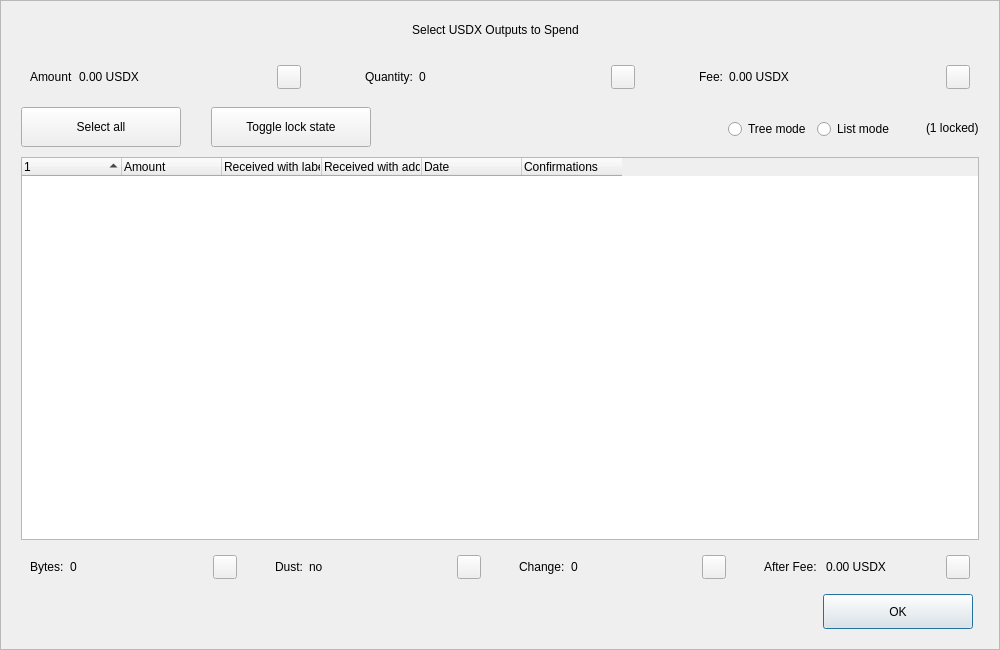
<?xml version="1.0" encoding="UTF-8"?>
<ui version="4.0">
 <class>CoinControlDialog</class>
 <widget class="QDialog" name="CoinControlDialog">
  <property name="geometry">
   <rect>
    <x>0</x>
    <y>0</y>
    <width>1000</width>
    <height>650</height>
   </rect>
  </property>
  <property name="minimumSize">
   <size>
    <width>950</width>
    <height>650</height>
   </size>
  </property>
  <property name="windowTitle">
   <string>Coin Selection</string>
  </property>
  <property name="styleSheet">
   <string notr="true"/>
  </property>
  <layout class="QVBoxLayout" name="verticalLayout">
   <property name="spacing">
    <number>0</number>
   </property>
   <property name="leftMargin">
    <number>0</number>
   </property>
   <property name="topMargin">
    <number>0</number>
   </property>
   <property name="rightMargin">
    <number>0</number>
   </property>
   <property name="bottomMargin">
    <number>0</number>
   </property>
   <item>
    <widget class="QFrame" name="frameContainer">
     <property name="toolTipDuration">
      <number>0</number>
     </property>
     <property name="frameShape">
      <enum>QFrame::StyledPanel</enum>
     </property>
     <property name="frameShadow">
      <enum>QFrame::Raised</enum>
     </property>
     <layout class="QVBoxLayout" name="verticalLayout_2">
      <property name="leftMargin">
       <number>0</number>
      </property>
      <property name="rightMargin">
       <number>0</number>
      </property>
      <property name="bottomMargin">
       <number>20</number>
      </property>
      <item>
       <layout class="QHBoxLayout" name="horizontalLayout_12">
        <property name="spacing">
         <number>0</number>
        </property>
        <property name="leftMargin">
         <number>20</number>
        </property>
        <property name="rightMargin">
         <number>30</number>
        </property>
        <item>
         <spacer name="horizontalSpacer_4">
          <property name="orientation">
           <enum>Qt::Horizontal</enum>
          </property>
          <property name="sizeHint" stdset="0">
           <size>
            <width>40</width>
            <height>20</height>
           </size>
          </property>
         </spacer>
        </item>
        <item>
         <widget class="QLabel" name="labelTitle">
          <property name="minimumSize">
           <size>
            <width>0</width>
            <height>40</height>
           </size>
          </property>
          <property name="maximumSize">
           <size>
            <width>16777215</width>
            <height>40</height>
           </size>
          </property>
          <property name="text">
           <string>Select USDX Outputs to Spend</string>
          </property>
          <property name="alignment">
           <set>Qt::AlignCenter</set>
          </property>
          <property name="margin">
           <number>7</number>
          </property>
         </widget>
        </item>
        <item>
         <spacer name="horizontalSpacer_5">
          <property name="orientation">
           <enum>Qt::Horizontal</enum>
          </property>
          <property name="sizeHint" stdset="0">
           <size>
            <width>40</width>
            <height>20</height>
           </size>
          </property>
         </spacer>
        </item>
       </layout>
      </item>
      <item>
       <layout class="QHBoxLayout" name="horizontalLayout_8">
        <property name="leftMargin">
         <number>20</number>
        </property>
        <property name="rightMargin">
         <number>20</number>
        </property>
        <item>
         <widget class="QWidget" name="layoutAmount" native="true">
          <layout class="QHBoxLayout" name="horizontalLayout_9" stretch="0,1,0">
           <item>
            <widget class="QLabel" name="labelCoinControlAmountText">
             <property name="text">
              <string>Amount</string>
             </property>
            </widget>
           </item>
           <item>
            <widget class="QLabel" name="labelCoinControlAmount">
             <property name="text">
              <string>0.00 USDX</string>
             </property>
            </widget>
           </item>
           <item alignment="Qt::AlignHCenter|Qt::AlignVCenter">
            <widget class="QPushButton" name="pushButtonAmount">
             <property name="minimumSize">
              <size>
               <width>0</width>
               <height>24</height>
              </size>
             </property>
             <property name="maximumSize">
              <size>
               <width>24</width>
               <height>26</height>
              </size>
             </property>
             <property name="focusPolicy">
              <enum>Qt::NoFocus</enum>
             </property>
             <property name="styleSheet">
              <string notr="true">padding-bottom:2px;
padding-right:4px;</string>
             </property>
             <property name="text">
              <string/>
             </property>
            </widget>
           </item>
          </layout>
         </widget>
        </item>
        <item>
         <spacer name="horizontalSpacer_2">
          <property name="orientation">
           <enum>Qt::Horizontal</enum>
          </property>
          <property name="sizeType">
           <enum>QSizePolicy::Fixed</enum>
          </property>
          <property name="sizeHint" stdset="0">
           <size>
            <width>40</width>
            <height>20</height>
           </size>
          </property>
         </spacer>
        </item>
        <item>
         <widget class="QWidget" name="layoutQuantity" native="true">
          <layout class="QHBoxLayout" name="horizontalLayout_10" stretch="0,1,0">
           <item>
            <widget class="QLabel" name="labelCoinControlQuantityText">
             <property name="text">
              <string>Quantity:</string>
             </property>
            </widget>
           </item>
           <item>
            <widget class="QLabel" name="labelCoinControlQuantity">
             <property name="text">
              <string>0</string>
             </property>
            </widget>
           </item>
           <item alignment="Qt::AlignHCenter|Qt::AlignVCenter">
            <widget class="QPushButton" name="pushButtonQuantity">
             <property name="minimumSize">
              <size>
               <width>0</width>
               <height>24</height>
              </size>
             </property>
             <property name="maximumSize">
              <size>
               <width>24</width>
               <height>26</height>
              </size>
             </property>
             <property name="focusPolicy">
              <enum>Qt::NoFocus</enum>
             </property>
             <property name="styleSheet">
              <string notr="true">padding-bottom:2px;
               padding-right:4px;</string>
             </property>
             <property name="text">
              <string/>
             </property>
            </widget>
           </item>
          </layout>
         </widget>
        </item>
        <item>
         <spacer name="horizontalSpacer_22">
          <property name="orientation">
           <enum>Qt::Horizontal</enum>
          </property>
          <property name="sizeType">
           <enum>QSizePolicy::Fixed</enum>
          </property>
          <property name="sizeHint" stdset="0">
           <size>
            <width>40</width>
            <height>20</height>
           </size>
          </property>
         </spacer>
        </item>
        <item>
         <widget class="QWidget" name="layoutFee" native="true">
          <layout class="QHBoxLayout" name="horizontalLayout_11" stretch="0,1,0">
           <item>
            <widget class="QLabel" name="labelCoinControlFeeText">
             <property name="text">
              <string>Fee:</string>
             </property>
            </widget>
           </item>
           <item>
            <widget class="QLabel" name="labelCoinControlFee">
             <property name="text">
              <string>0.00 USDX</string>
             </property>
            </widget>
           </item>
           <item alignment="Qt::AlignHCenter|Qt::AlignVCenter">
            <widget class="QPushButton" name="pushButtonFee">
             <property name="minimumSize">
              <size>
               <width>0</width>
               <height>24</height>
              </size>
             </property>
             <property name="maximumSize">
              <size>
               <width>24</width>
               <height>26</height>
              </size>
             </property>
             <property name="focusPolicy">
              <enum>Qt::NoFocus</enum>
             </property>
             <property name="styleSheet">
              <string notr="true">padding-bottom:2px;
               padding-right:4px;</string>
             </property>
             <property name="text">
              <string/>
             </property>
            </widget>
           </item>
          </layout>
         </widget>
        </item>
       </layout>
      </item>
      <item>
       <widget class="QFrame" name="frame">
        <property name="minimumSize">
         <size>
          <width>0</width>
          <height>40</height>
         </size>
        </property>
        <property name="styleSheet">
         <string notr="true">#frame {
	border:0;
}</string>
        </property>
        <property name="frameShape">
         <enum>QFrame::StyledPanel</enum>
        </property>
        <property name="frameShadow">
         <enum>QFrame::Sunken</enum>
        </property>
        <layout class="QHBoxLayout" name="horizontalLayout">
         <property name="spacing">
          <number>0</number>
         </property>
         <property name="leftMargin">
          <number>20</number>
         </property>
         <property name="topMargin">
          <number>0</number>
         </property>
         <property name="rightMargin">
          <number>20</number>
         </property>
         <property name="bottomMargin">
          <number>0</number>
         </property>
         <item>
          <layout class="QHBoxLayout" name="horizontalLayoutPanel" stretch="0,0,0,0,0,0">
           <property name="spacing">
            <number>20</number>
           </property>
           <item>
            <widget class="QPushButton" name="pushButtonSelectAll">
             <property name="sizePolicy">
              <sizepolicy hsizetype="Maximum" vsizetype="Fixed">
               <horstretch>0</horstretch>
               <verstretch>0</verstretch>
              </sizepolicy>
             </property>
             <property name="minimumSize">
              <size>
               <width>160</width>
               <height>40</height>
              </size>
             </property>
             <property name="maximumSize">
              <size>
               <width>16777215</width>
               <height>40</height>
              </size>
             </property>
             <property name="text">
              <string>Select all</string>
             </property>
             <property name="checkable">
              <bool>true</bool>
             </property>
             <property name="checked">
              <bool>false</bool>
             </property>
             <property name="autoExclusive">
              <bool>false</bool>
             </property>
             <property name="autoDefault">
              <bool>false</bool>
             </property>
            </widget>
           </item>
           <item>
            <spacer name="horizontalSpacer_6">
             <property name="orientation">
              <enum>Qt::Horizontal</enum>
             </property>
             <property name="sizeType">
              <enum>QSizePolicy::Fixed</enum>
             </property>
             <property name="sizeHint" stdset="0">
              <size>
               <width>10</width>
               <height>20</height>
              </size>
             </property>
            </spacer>
           </item>
           <item>
            <widget class="QPushButton" name="pushButtonToggleLock">
             <property name="sizePolicy">
              <sizepolicy hsizetype="Maximum" vsizetype="Fixed">
               <horstretch>0</horstretch>
               <verstretch>0</verstretch>
              </sizepolicy>
             </property>
             <property name="minimumSize">
              <size>
               <width>160</width>
               <height>40</height>
              </size>
             </property>
             <property name="maximumSize">
              <size>
               <width>16777215</width>
               <height>40</height>
              </size>
             </property>
             <property name="text">
              <string>Toggle lock state</string>
             </property>
             <property name="checkable">
              <bool>true</bool>
             </property>
             <property name="autoExclusive">
              <bool>false</bool>
             </property>
             <property name="autoDefault">
              <bool>false</bool>
             </property>
            </widget>
           </item>
           <item>
            <spacer name="horizontalSpacer_7">
             <property name="orientation">
              <enum>Qt::Horizontal</enum>
             </property>
             <property name="sizeType">
              <enum>QSizePolicy::Expanding</enum>
             </property>
             <property name="sizeHint" stdset="0">
              <size>
               <width>30</width>
               <height>20</height>
              </size>
             </property>
            </spacer>
           </item>
           <item alignment="Qt::AlignRight">
            <widget class="QGroupBox" name="groupBox_2">
             <property name="styleSheet">
              <string notr="true">#groupBox_2 {
    background-color:transparent;
    border-radius:0;
}</string>
             </property>
             <property name="title">
              <string/>
             </property>
             <layout class="QHBoxLayout" name="horizontalLayout_14">
              <item>
               <widget class="QRadioButton" name="radioTreeMode">
                <property name="sizePolicy">
                 <sizepolicy hsizetype="Maximum" vsizetype="Fixed">
                  <horstretch>0</horstretch>
                  <verstretch>0</verstretch>
                 </sizepolicy>
                </property>
                <property name="text">
                 <string>Tree mode</string>
                </property>
               </widget>
              </item>
              <item>
               <widget class="QRadioButton" name="radioListMode">
                <property name="sizePolicy">
                 <sizepolicy hsizetype="Maximum" vsizetype="Fixed">
                  <horstretch>0</horstretch>
                  <verstretch>0</verstretch>
                 </sizepolicy>
                </property>
                <property name="text">
                 <string>List mode</string>
                </property>
                <property name="checked">
                 <bool>false</bool>
                </property>
               </widget>
              </item>
             </layout>
            </widget>
           </item>
           <item>
            <widget class="QLabel" name="labelLocked">
             <property name="text">
              <string>(1 locked)</string>
             </property>
            </widget>
           </item>
          </layout>
         </item>
        </layout>
       </widget>
      </item>
      <item>
       <layout class="QHBoxLayout" name="horizontalLayout_13">
        <property name="leftMargin">
         <number>20</number>
        </property>
        <property name="rightMargin">
         <number>20</number>
        </property>
        <item>
         <widget class="CoinControlTreeWidget" name="treeWidget">
          <property name="contextMenuPolicy">
           <enum>Qt::CustomContextMenu</enum>
          </property>
          <property name="styleSheet">
           <string notr="true"/>
          </property>
          <property name="sortingEnabled">
           <bool>false</bool>
          </property>
          <property name="columnCount">
           <number>6</number>
          </property>
          <attribute name="headerShowSortIndicator" stdset="0">
           <bool>true</bool>
          </attribute>
          <attribute name="headerStretchLastSection">
           <bool>false</bool>
          </attribute>
          <column>
           <property name="text">
            <string/>
           </property>
          </column>
          <column>
           <property name="text">
            <string>Amount</string>
           </property>
          </column>
          <column>
           <property name="text">
            <string>Received with label</string>
           </property>
          </column>
          <column>
           <property name="text">
            <string>Received with address</string>
           </property>
          </column>
          <column>
           <property name="text">
            <string>Date</string>
           </property>
          </column>
          <column>
           <property name="text">
            <string>Confirmations</string>
           </property>
           <property name="toolTip">
            <string>Confirmed</string>
           </property>
          </column>
         </widget>
        </item>
       </layout>
      </item>
      <item>
       <layout class="QHBoxLayout" name="horizontalLayout_3">
        <property name="spacing">
         <number>20</number>
        </property>
        <property name="leftMargin">
         <number>20</number>
        </property>
        <property name="rightMargin">
         <number>20</number>
        </property>
        <item>
         <widget class="QWidget" name="layoutBytes" native="true">
          <layout class="QHBoxLayout" name="horizontalLayout_4" stretch="0,1,0">
           <item>
            <widget class="QLabel" name="labelCoinControlBytesText">
             <property name="text">
              <string>Bytes:</string>
             </property>
            </widget>
           </item>
           <item>
            <widget class="QLabel" name="labelCoinControlBytes">
             <property name="text">
              <string>0</string>
             </property>
            </widget>
           </item>
           <item alignment="Qt::AlignHCenter|Qt::AlignVCenter">
            <widget class="QPushButton" name="pushButtonBytes">
             <property name="minimumSize">
              <size>
               <width>0</width>
               <height>24</height>
              </size>
             </property>
             <property name="maximumSize">
              <size>
               <width>24</width>
               <height>26</height>
              </size>
             </property>
             <property name="focusPolicy">
              <enum>Qt::NoFocus</enum>
             </property>
             <property name="styleSheet">
              <string notr="true">padding-bottom:2px;
               padding-right:4px;</string>
             </property>
             <property name="text">
              <string/>
             </property>
            </widget>
           </item>
          </layout>
         </widget>
        </item>
        <item>
         <widget class="QWidget" name="layoutDust" native="true">
          <layout class="QHBoxLayout" name="horizontalLayout_5" stretch="0,1,0">
           <item>
            <widget class="QLabel" name="labelCoinControlLowOutputText">
             <property name="text">
              <string>Dust:</string>
             </property>
            </widget>
           </item>
           <item>
            <widget class="QLabel" name="labelCoinControlLowOutput">
             <property name="text">
              <string>no</string>
             </property>
            </widget>
           </item>
           <item alignment="Qt::AlignHCenter|Qt::AlignVCenter">
            <widget class="QPushButton" name="pushButtonDust">
             <property name="minimumSize">
              <size>
               <width>0</width>
               <height>24</height>
              </size>
             </property>
             <property name="maximumSize">
              <size>
               <width>24</width>
               <height>26</height>
              </size>
             </property>
             <property name="focusPolicy">
              <enum>Qt::NoFocus</enum>
             </property>
             <property name="styleSheet">
              <string notr="true">padding-bottom:2px;
               padding-right:4px;</string>
             </property>
             <property name="text">
              <string/>
             </property>
            </widget>
           </item>
          </layout>
         </widget>
        </item>
        <item>
         <widget class="QWidget" name="layoutChange" native="true">
          <layout class="QHBoxLayout" name="horizontalLayout_6" stretch="0,1,0">
           <item>
            <widget class="QLabel" name="labelCoinControlChangeText">
             <property name="text">
              <string>Change:</string>
             </property>
            </widget>
           </item>
           <item>
            <widget class="QLabel" name="labelCoinControlChange">
             <property name="text">
              <string>0</string>
             </property>
            </widget>
           </item>
           <item alignment="Qt::AlignHCenter|Qt::AlignVCenter">
            <widget class="QPushButton" name="pushButtonChange">
             <property name="minimumSize">
              <size>
               <width>0</width>
               <height>24</height>
              </size>
             </property>
             <property name="maximumSize">
              <size>
               <width>24</width>
               <height>26</height>
              </size>
             </property>
             <property name="focusPolicy">
              <enum>Qt::NoFocus</enum>
             </property>
             <property name="styleSheet">
              <string notr="true">padding-bottom:2px;
               padding-right:4px;</string>
             </property>
             <property name="text">
              <string/>
             </property>
            </widget>
           </item>
          </layout>
         </widget>
        </item>
        <item>
         <widget class="QWidget" name="layoutAfter" native="true">
          <layout class="QHBoxLayout" name="horizontalLayout_7" stretch="0,1,0">
           <item>
            <widget class="QLabel" name="labelCoinControlAfterFeeText">
             <property name="text">
              <string>After Fee: </string>
             </property>
            </widget>
           </item>
           <item>
            <widget class="QLabel" name="labelCoinControlAfterFee">
             <property name="text">
              <string>0.00 USDX</string>
             </property>
            </widget>
           </item>
           <item alignment="Qt::AlignHCenter|Qt::AlignVCenter">
            <widget class="QPushButton" name="pushButtonAlterFee">
             <property name="minimumSize">
              <size>
               <width>0</width>
               <height>24</height>
              </size>
             </property>
             <property name="maximumSize">
              <size>
               <width>24</width>
               <height>26</height>
              </size>
             </property>
             <property name="focusPolicy">
              <enum>Qt::NoFocus</enum>
             </property>
             <property name="styleSheet">
              <string notr="true">padding-bottom:2px;
               padding-right:4px;</string>
             </property>
             <property name="text">
              <string/>
             </property>
            </widget>
           </item>
          </layout>
         </widget>
        </item>
       </layout>
      </item>
      <item>
       <layout class="QHBoxLayout" name="horizontalLayout_2">
        <property name="spacing">
         <number>0</number>
        </property>
        <property name="leftMargin">
         <number>20</number>
        </property>
        <property name="rightMargin">
         <number>26</number>
        </property>
        <item>
         <spacer name="horizontalSpacer_3">
          <property name="orientation">
           <enum>Qt::Horizontal</enum>
          </property>
          <property name="sizeHint" stdset="0">
           <size>
            <width>558</width>
            <height>20</height>
           </size>
          </property>
         </spacer>
        </item>
        <item>
         <widget class="QPushButton" name="pushButtonOk">
          <property name="minimumSize">
           <size>
            <width>150</width>
            <height>35</height>
           </size>
          </property>
          <property name="text">
           <string>OK</string>
          </property>
         </widget>
        </item>
       </layout>
      </item>
     </layout>
    </widget>
   </item>
  </layout>
 </widget>
 <customwidgets>
  <customwidget>
   <class>CoinControlTreeWidget</class>
   <extends>QTreeWidget</extends>
   <header>coincontroltreewidget.h</header>
  </customwidget>
 </customwidgets>
 <resources/>
 <connections/>
</ui>
